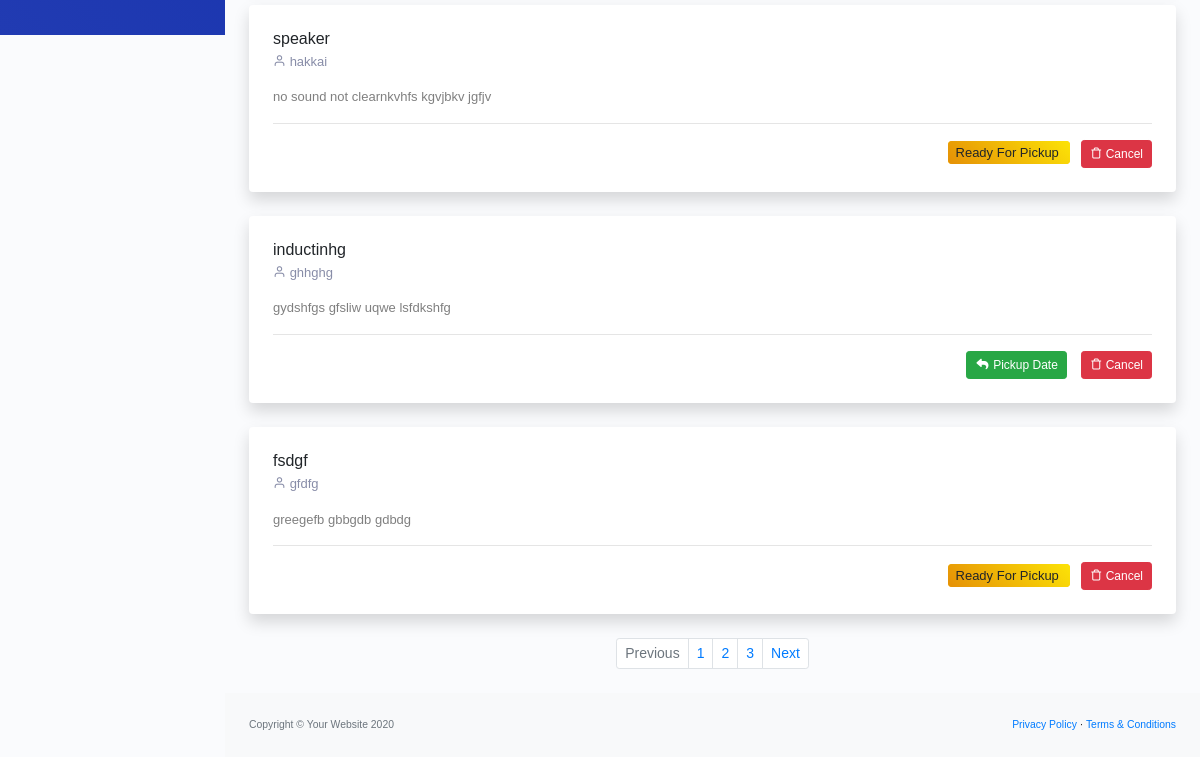
The page /storeadmin/bookings (lower part) on the database as committed earlier.
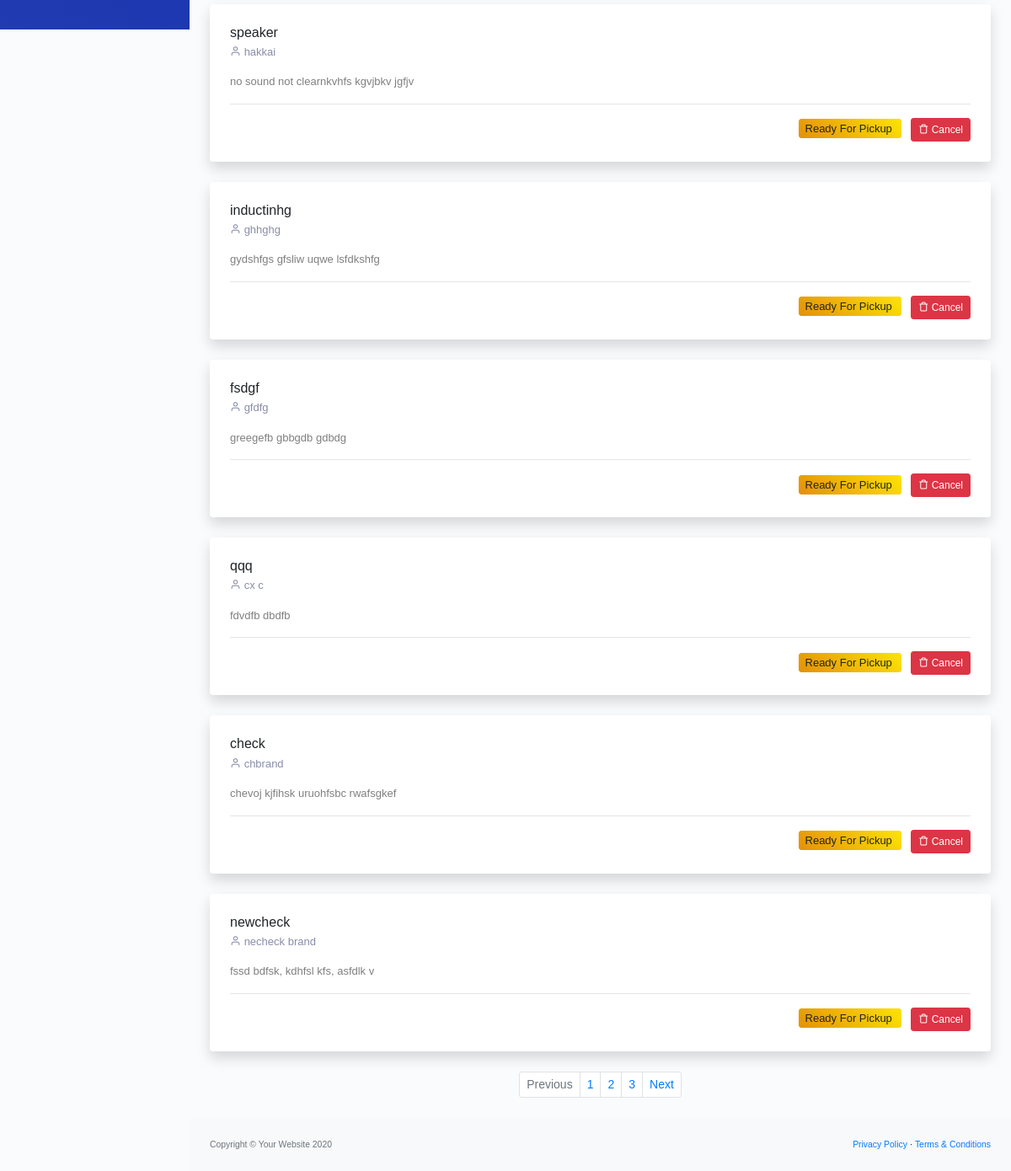
The same page on the database as committed later.
### storeadmin/models.py (models this page shows, shortened)
class Appliance(models.Model):
	appliance_id=models.AutoField(primary_key=True)
	appliance_name=models.CharField(max_length=20)
	appliance_brand=models.CharField(max_length=20)
	appliance_years=models.CharField(max_length=20)
	appliance_description=models.TextField()
	class Meta:
		verbose_name_plural="Appliance"

### storeadmin/views.py (the view)
# urls.py: path('bookings', views.bookings,name='bookings'),
def bookings(request):
	booking_det=Booking.objects.all()
	appliance_det=Appliance.objects.all()
	pickups=PickUp.objects.all()
	return render(request,'store_admin/bookings.html',{'booking_det':booking_det,'appliance_det':appliance_det,'pickups':pickups})

### user/templatetags/event_tags.py (called while the page is built)
@register.filter(name='int')
def toint(value):
	return int(value)

### storeadmin/templates/store_admin/bookings.html (shortened to what this page needs)
{%extends 'store_admin/storeadmin_layout.html'%}
    {% load static %}
{% load event_tags %}
{%block content%}
         <div id="layoutSidenav_content">
            <main>
               <div class="container-fluid">
                  <div class="row">
                     <div class="col-xl-12">
                        {% for x in booking_det %}
                        {% for y in appliance_det %}
                        {% if x.appliance_id|int == y.appliance_id|int %}
                        <div class="card mb-4 order-list">
                           <div class="gold-members p-4">
                              <div class="media">
                                 <div class="media-body">
                                    <h6 class="mb-1">{{y.appliance_name}}</h6>
                                    <p class="text-black mb-3"><i class="feather-user"></i> {{y.appliance_brand}}</p>
                                    <p class="text-black-50">{{y.appliance_description}}</p>
                                    <hr>
                                    <div class="float-right">
                                       {% if x.pickupdateconfirm == "yes" %}
                                       <span class="bg-warning px-2 py-1 rounded ml-1"> Ready For Pickup </span>
                                       {% else %}
                                       <a href="#0" class="btn btn-sm btn-success" data-toggle="modal" data-target="#pickup{{x.booking_id}}"><i class="fa fa-fw fa-reply"></i> Pickup Date</a>
                                       {% endif %}
                                       &nbsp; &nbsp;<a href="#0" class="btn btn-sm btn-danger"><i class="feather-trash"></i> Cancel</a>
                                    </div>
                                 </div>
                              </div>
                           </div>
                        </div>
                        {% endif %}
                        {% endfor %}
                        {% endfor %}
                        <nav aria-label="Page navigation example">
                           <ul class="pagination pagination-sm mb-4 justify-content-center">
                              <li class="page-item disabled">
                                 <a class="page-link" href="#" tabindex="-1" aria-disabled="true">Previous</a>
                              </li>
                              <li class="page-item"><a class="page-link" href="#">1</a></li>
                              <li class="page-item"><a class="page-link" href="#">2</a></li>
                              <li class="page-item"><a class="page-link" href="#">3</a></li>
                              <li class="page-item">
                                 <a class="page-link" href="#">Next</a>
                              </li>
                           </ul>
                        </nav>
                     </div>
                  </div>
               </div>
            </main>
            {%endblock%}

Rows that differ between the two databases and show on the page:
changed Booking (number 2 of 6 on the later page): pickupdateconfirm "no" → "yes" (drawn)
computed for Appliance "inductinhg": text "Pickup Date" → "Ready For Pickup"
added Appliance: appliance_name "qqq", appliance_brand "cx c", appliance_description "fdvdfb dbdfb", shows "Ready For Pickup"
added Appliance: appliance_name "check", appliance_brand "chbrand", appliance_description "chevoj kjfihsk uruohfsbc rwafsgkef", shows "Ready For Pickup"
added Appliance: appliance_name "newcheck", appliance_brand "necheck brand", appliance_description "fssd bdfsk, kdhfsl kfs, asfdlk v", shows "Ready For Pickup"
